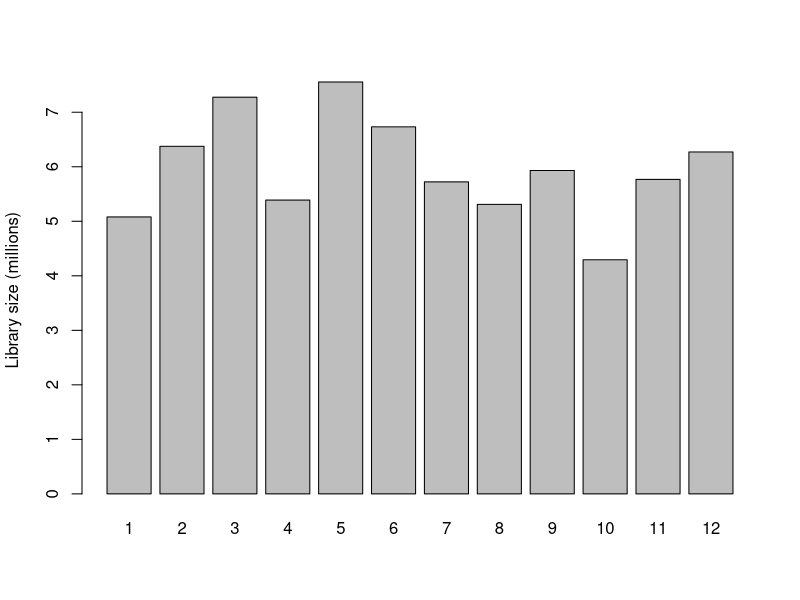
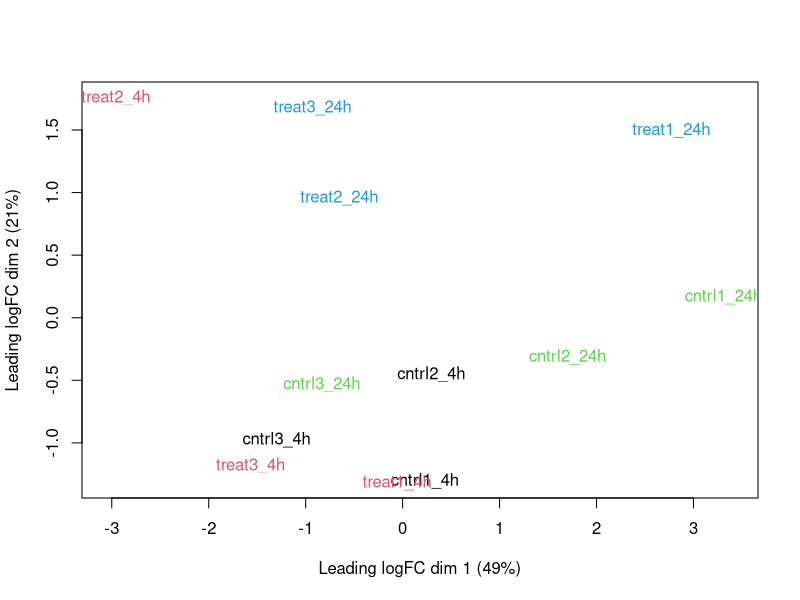
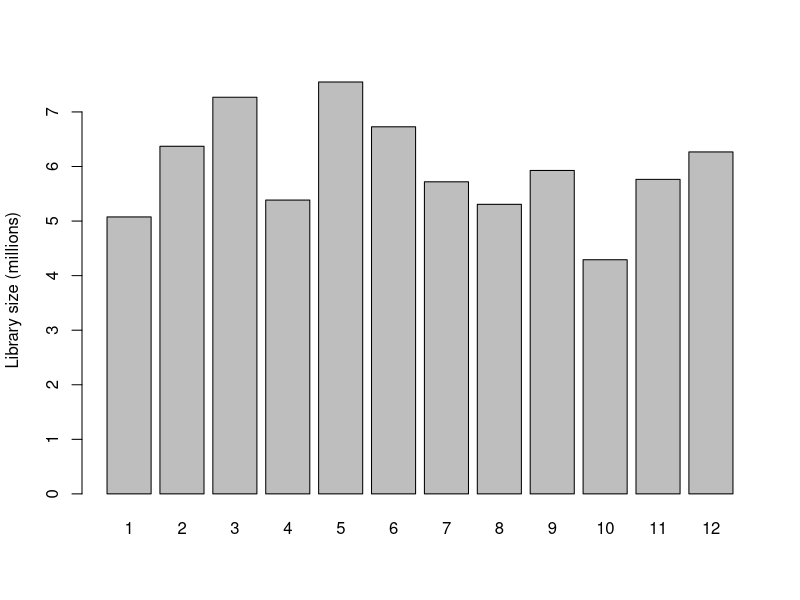
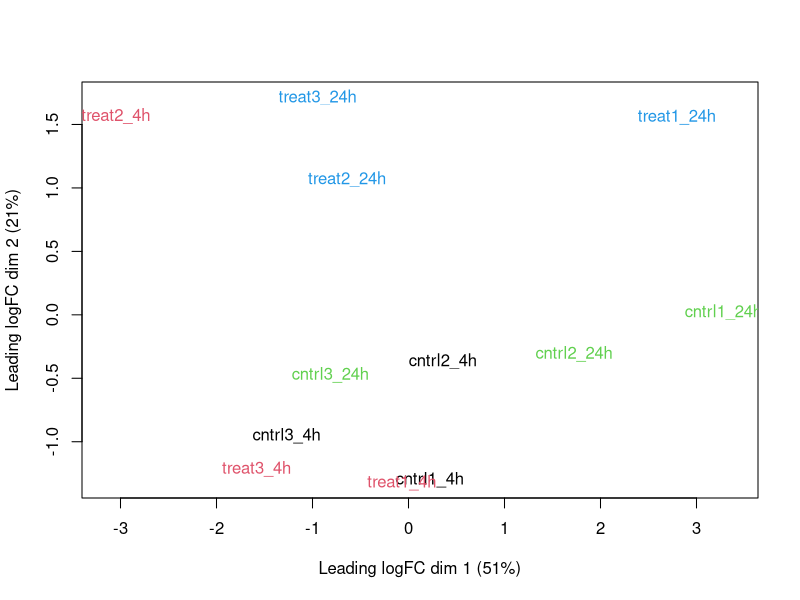
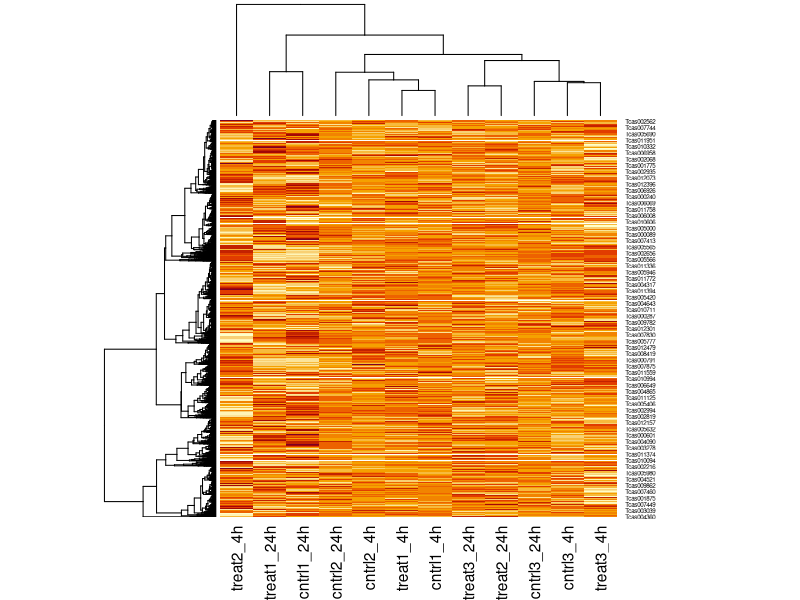
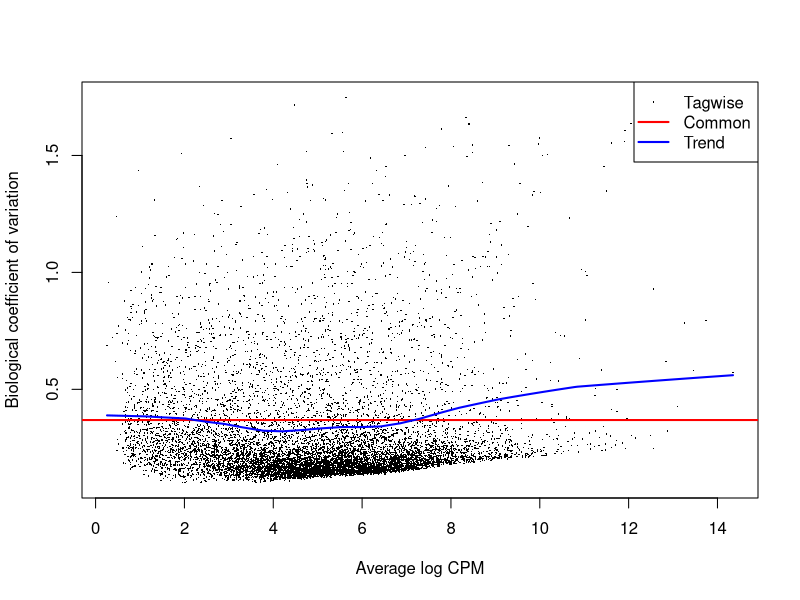
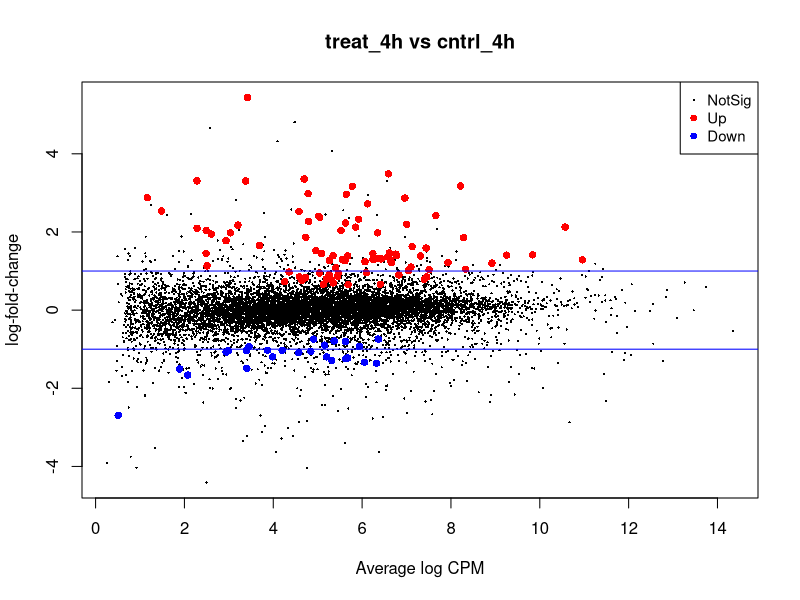
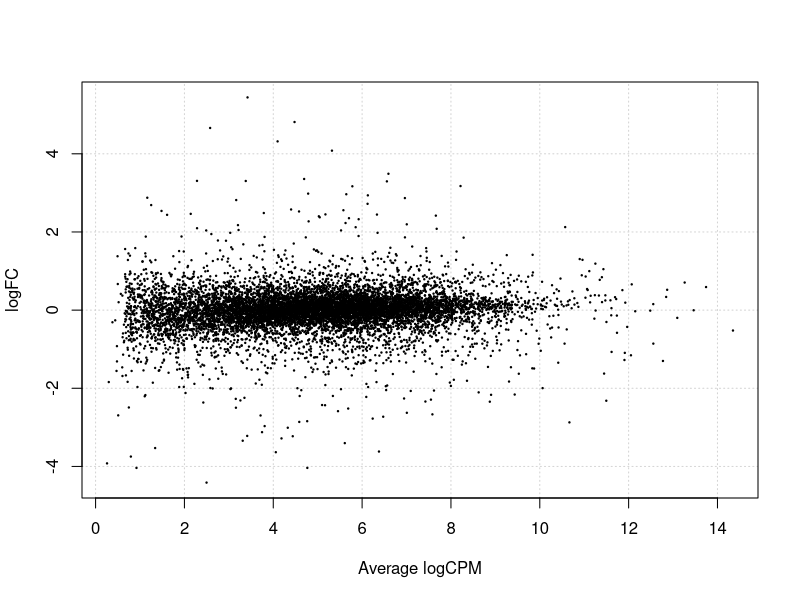

Write the R code that produced these figures, in order.
# set the working directory
setwd("/Users/bamflappy/NFCDSWorkshop_Day2/script_data/")

# import gene count data
tribolium_counts <- read.csv("TriboliumCounts.csv", row.names="X")

# select a subset of the gene count data
#tribolium_counts[ , 1:6]

#Add grouping factor
group <- factor(c(rep("cntrl_4h",3), rep("cntrl_24h",3), rep("treat_4h",3), rep("treat_24h",3)))

#BiocManager::install("edgeR")

library("edgeR")

#Create DGE list object
list <- DGEList(counts=tribolium_counts,group=group)

#Plot the library sizes before normalization
barplot(list$samples$lib.size*1e-6, names=1:12, ylab="Library size (millions)")

#Draw a MDS plot to show the relative similarities of the samples
# and to view batch and treatment effects before normalization
plotMDS(list, col=rep(1:12, each=3))

#There is no purpose in analysing genes that are not expressed in either 
# experimental condition, so genes are first filtered on expression levels
keep <- filterByExpr(list)
table(keep)
list <- list[keep, , keep.lib.sizes=FALSE]

#Calculate normalized factors
list <- calcNormFactors(list)
normList <- cpm(list, normalized.lib.sizes=TRUE)

#View normalization factors
list$samples
dim(list)

#Plot the library sizes after normalization
barplot(list$samples$lib.size*1e-6, names=1:12, ylab="Library size (millions)")

#Draw a MDS plot to show the relative similarities of the samples
# and to view batch and treatment effects after normalization
plotMDS(list, col=rep(1:12, each=3))

#Draw a heatmap of individual RNA-seq samples using moderated
# log-counts-per-million after normalization
logcpm <- cpm(list, log=TRUE)
heatmap(logcpm)

#Produce a matrix of pseudo-counts
#Estimate common dispersion and tagwise dispersions
list <- estimateDisp(list)
list$common.dispersion

#View dispersion estimates and biological coefficient of variation
plotBCV(list)


##############
#Perform an exact test for treat_4h vs ctrl_4h
tested_4h <- exactTest(list, pair=c("cntrl_4h", "treat_4h"))

#Create results table of DE genes
resultsTbl_4h <- topTags(tested_4h, n=nrow(tested_4h$table))$table

#Create a table of DE genes filtered by FDR
resultsTbl_4h.keep <- resultsTbl_4h$FDR <= 0.05
resultsTbl_4h_filtered <- resultsTbl_4h[resultsTbl_4h.keep,]

#Write the results of the exact tests to a csv file
write.table(resultsTbl_4h_filtered, file="exactTest_4h_filtered.csv", sep=",", row.names=TRUE)

#Look at the counts-per-million in individual samples for the top genes
o <- order(tested_4h$table$PValue)
cpm(list)[o[1:10],]

#View the total number of differentially expressed genes at a p-value of 0.05
summary(decideTests(tested_4h))

#Plot log-fold change against log-counts per million, with DE genes highlighted
#The blue lines indicate 2-fold changes
plotMD(tested_4h)
abline(h=c(-1, 1), col="blue")

#Make a mean-difference plot of two libraries of count data with smearing of points
#  with very low counts, especially those that are zero for one of the columns
plotSmear(tested_4h)


##############
#Perform an exact test for treat_24h vs ctrl_24h
tested_24h <- exactTest(list, pair=c("cntrl_24h", "treat_24h"))

#Create a table of DE genes filtered by FDR
resultsTbl_24h <- topTags(tested_24h, n=nrow(tested_24h$table))$table

#Create filtered results table of DE genes
resultsTbl_24h.keep <- resultsTbl_24h$FDR <= 0.05
resultsTbl_24h_filtered <- resultsTbl_24h[resultsTbl_24h.keep,]

#Write the results of the exact tests to a csv file
write.table(resultsTbl_24h_filtered, file="exactTest_24h_filtered.csv", sep=",", row.names=TRUE)

#Look at the counts-per-million in individual samples for the top genes
o <- order(tested_24h$table$PValue)
cpm(list)[o[1:10],]

#View the total number of differentially expressed genes at a p-value of 0.05
summary(decideTests(tested_24h))

#Plot log-fold change against log-counts per million, with DE genes highlighted
#The blue lines indicate 2-fold changes
plotMD(tested_24h)
abline(h=c(-1, 1), col="blue")

#Make a mean-difference plot of two libraries of count data with smearing of points
#  with very low counts, especially those that are zero for one of the columns
plotSmear(tested_24h)
